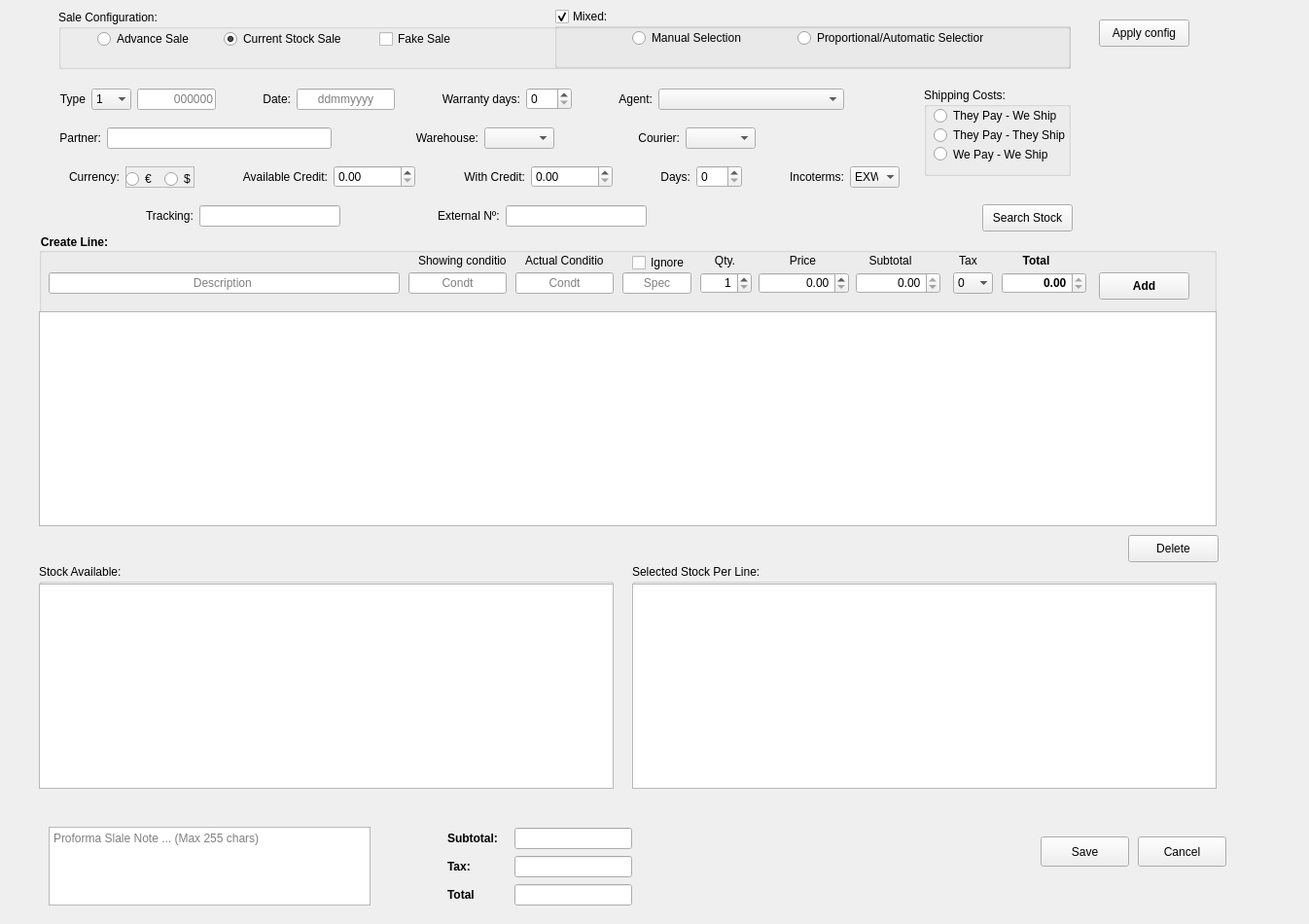
<?xml version="1.0" encoding="UTF-8"?>
<ui version="4.0">
 <class>SalesProformaForm</class>
 <widget class="QWidget" name="SalesProformaForm">
  <property name="geometry">
   <rect>
    <x>0</x>
    <y>0</y>
    <width>1346</width>
    <height>950</height>
   </rect>
  </property>
  <property name="cursor">
   <cursorShape>ArrowCursor</cursorShape>
  </property>
  <property name="windowTitle">
   <string>New Sales Proforma</string>
  </property>
  <property name="windowIcon">
   <iconset resource="../app/icons.qrc">
    <normaloff>:/proformas</normaloff>:/proformas</iconset>
  </property>
  <property name="styleSheet">
   <string notr="true"/>
  </property>
  <widget class="QGroupBox" name="groupBox">
   <property name="geometry">
    <rect>
     <x>40</x>
     <y>240</y>
     <width>1211</width>
     <height>81</height>
    </rect>
   </property>
   <property name="styleSheet">
    <string notr="true">font-weight:bold; </string>
   </property>
   <property name="title">
    <string>Create Line:</string>
   </property>
   <property name="flat">
    <bool>false</bool>
   </property>
   <property name="checkable">
    <bool>false</bool>
   </property>
   <widget class="QLineEdit" name="description">
    <property name="geometry">
     <rect>
      <x>10</x>
      <y>40</y>
      <width>361</width>
      <height>22</height>
     </rect>
    </property>
    <property name="styleSheet">
     <string notr="true">font-weight:normal; </string>
    </property>
    <property name="text">
     <string/>
    </property>
    <property name="alignment">
     <set>Qt::AlignCenter</set>
    </property>
    <property name="placeholderText">
     <string>Description </string>
    </property>
   </widget>
   <widget class="QLineEdit" name="condition">
    <property name="geometry">
     <rect>
      <x>490</x>
      <y>40</y>
      <width>101</width>
      <height>22</height>
     </rect>
    </property>
    <property name="styleSheet">
     <string notr="true">font-weight:normal; </string>
    </property>
    <property name="text">
     <string/>
    </property>
    <property name="alignment">
     <set>Qt::AlignCenter</set>
    </property>
    <property name="placeholderText">
     <string>Condt</string>
    </property>
   </widget>
   <widget class="QLineEdit" name="spec">
    <property name="geometry">
     <rect>
      <x>600</x>
      <y>40</y>
      <width>71</width>
      <height>22</height>
     </rect>
    </property>
    <property name="minimumSize">
     <size>
      <width>71</width>
      <height>22</height>
     </size>
    </property>
    <property name="maximumSize">
     <size>
      <width>71</width>
      <height>22</height>
     </size>
    </property>
    <property name="styleSheet">
     <string notr="true">font-weight:normal; </string>
    </property>
    <property name="text">
     <string/>
    </property>
    <property name="alignment">
     <set>Qt::AlignCenter</set>
    </property>
    <property name="placeholderText">
     <string>Spec</string>
    </property>
   </widget>
   <widget class="QSpinBox" name="quantity">
    <property name="geometry">
     <rect>
      <x>680</x>
      <y>40</y>
      <width>53</width>
      <height>22</height>
     </rect>
    </property>
    <property name="minimumSize">
     <size>
      <width>53</width>
      <height>22</height>
     </size>
    </property>
    <property name="maximumSize">
     <size>
      <width>53</width>
      <height>22</height>
     </size>
    </property>
    <property name="styleSheet">
     <string notr="true">font-weight:normal; </string>
    </property>
    <property name="alignment">
     <set>Qt::AlignRight|Qt::AlignTrailing|Qt::AlignVCenter</set>
    </property>
    <property name="minimum">
     <number>1</number>
    </property>
    <property name="maximum">
     <number>99999</number>
    </property>
   </widget>
   <widget class="QLabel" name="label_28">
    <property name="geometry">
     <rect>
      <x>680</x>
      <y>20</y>
      <width>51</width>
      <height>16</height>
     </rect>
    </property>
    <property name="styleSheet">
     <string notr="true">font-weight:normal; </string>
    </property>
    <property name="text">
     <string>Qty.</string>
    </property>
    <property name="alignment">
     <set>Qt::AlignCenter</set>
    </property>
   </widget>
   <widget class="QDoubleSpinBox" name="price">
    <property name="geometry">
     <rect>
      <x>740</x>
      <y>40</y>
      <width>93</width>
      <height>22</height>
     </rect>
    </property>
    <property name="minimumSize">
     <size>
      <width>93</width>
      <height>22</height>
     </size>
    </property>
    <property name="maximumSize">
     <size>
      <width>93</width>
      <height>22</height>
     </size>
    </property>
    <property name="styleSheet">
     <string notr="true">font-weight:normal; </string>
    </property>
    <property name="alignment">
     <set>Qt::AlignRight|Qt::AlignTrailing|Qt::AlignVCenter</set>
    </property>
    <property name="decimals">
     <number>2</number>
    </property>
    <property name="maximum">
     <double>999999999.990000009536743</double>
    </property>
   </widget>
   <widget class="QLabel" name="label_29">
    <property name="geometry">
     <rect>
      <x>770</x>
      <y>20</y>
      <width>31</width>
      <height>16</height>
     </rect>
    </property>
    <property name="styleSheet">
     <string notr="true">font-weight:normal; </string>
    </property>
    <property name="text">
     <string>Price</string>
    </property>
    <property name="alignment">
     <set>Qt::AlignCenter</set>
    </property>
   </widget>
   <widget class="QDoubleSpinBox" name="subtotal">
    <property name="geometry">
     <rect>
      <x>840</x>
      <y>40</y>
      <width>87</width>
      <height>22</height>
     </rect>
    </property>
    <property name="minimumSize">
     <size>
      <width>87</width>
      <height>22</height>
     </size>
    </property>
    <property name="maximumSize">
     <size>
      <width>87</width>
      <height>22</height>
     </size>
    </property>
    <property name="styleSheet">
     <string notr="true">font-weight:normal; </string>
    </property>
    <property name="alignment">
     <set>Qt::AlignRight|Qt::AlignTrailing|Qt::AlignVCenter</set>
    </property>
    <property name="readOnly">
     <bool>true</bool>
    </property>
    <property name="maximum">
     <double>99999999.989999994635582</double>
    </property>
   </widget>
   <widget class="QLabel" name="label_30">
    <property name="geometry">
     <rect>
      <x>850</x>
      <y>20</y>
      <width>51</width>
      <height>16</height>
     </rect>
    </property>
    <property name="styleSheet">
     <string notr="true">font-weight:normal; </string>
    </property>
    <property name="text">
     <string>Subtotal</string>
    </property>
    <property name="alignment">
     <set>Qt::AlignCenter</set>
    </property>
   </widget>
   <widget class="QLabel" name="label_31">
    <property name="geometry">
     <rect>
      <x>940</x>
      <y>20</y>
      <width>31</width>
      <height>16</height>
     </rect>
    </property>
    <property name="styleSheet">
     <string notr="true">font-weight:normal; </string>
    </property>
    <property name="text">
     <string>Tax</string>
    </property>
    <property name="alignment">
     <set>Qt::AlignCenter</set>
    </property>
   </widget>
   <widget class="QComboBox" name="tax">
    <property name="geometry">
     <rect>
      <x>940</x>
      <y>40</y>
      <width>41</width>
      <height>22</height>
     </rect>
    </property>
    <property name="layoutDirection">
     <enum>Qt::LeftToRight</enum>
    </property>
    <property name="styleSheet">
     <string notr="true">font-weight:normal; </string>
    </property>
    <property name="currentText">
     <string>0</string>
    </property>
    <property name="frame">
     <bool>false</bool>
    </property>
    <item>
     <property name="text">
      <string>0</string>
     </property>
    </item>
    <item>
     <property name="text">
      <string>4</string>
     </property>
    </item>
    <item>
     <property name="text">
      <string>10</string>
     </property>
    </item>
    <item>
     <property name="text">
      <string>21</string>
     </property>
    </item>
   </widget>
   <widget class="QLabel" name="label_32">
    <property name="geometry">
     <rect>
      <x>1000</x>
      <y>20</y>
      <width>51</width>
      <height>16</height>
     </rect>
    </property>
    <property name="text">
     <string>Total</string>
    </property>
    <property name="alignment">
     <set>Qt::AlignCenter</set>
    </property>
   </widget>
   <widget class="QDoubleSpinBox" name="total">
    <property name="geometry">
     <rect>
      <x>990</x>
      <y>40</y>
      <width>87</width>
      <height>22</height>
     </rect>
    </property>
    <property name="minimumSize">
     <size>
      <width>87</width>
      <height>22</height>
     </size>
    </property>
    <property name="maximumSize">
     <size>
      <width>87</width>
      <height>22</height>
     </size>
    </property>
    <property name="alignment">
     <set>Qt::AlignRight|Qt::AlignTrailing|Qt::AlignVCenter</set>
    </property>
    <property name="readOnly">
     <bool>true</bool>
    </property>
    <property name="maximum">
     <double>99999999.989999994635582</double>
    </property>
   </widget>
   <widget class="QPushButton" name="addButton">
    <property name="geometry">
     <rect>
      <x>1090</x>
      <y>40</y>
      <width>93</width>
      <height>28</height>
     </rect>
    </property>
    <property name="text">
     <string>Add</string>
    </property>
   </widget>
   <widget class="QCheckBox" name="ignore">
    <property name="geometry">
     <rect>
      <x>610</x>
      <y>20</y>
      <width>61</width>
      <height>20</height>
     </rect>
    </property>
    <property name="styleSheet">
     <string notr="true">font-weight:normal</string>
    </property>
    <property name="text">
     <string>Ignore</string>
    </property>
   </widget>
   <widget class="QLineEdit" name="showing_condition">
    <property name="geometry">
     <rect>
      <x>380</x>
      <y>40</y>
      <width>101</width>
      <height>22</height>
     </rect>
    </property>
    <property name="styleSheet">
     <string notr="true">font-weight:normal; </string>
    </property>
    <property name="text">
     <string/>
    </property>
    <property name="alignment">
     <set>Qt::AlignCenter</set>
    </property>
    <property name="placeholderText">
     <string>Condt</string>
    </property>
   </widget>
   <widget class="QLabel" name="label">
    <property name="geometry">
     <rect>
      <x>390</x>
      <y>20</y>
      <width>91</width>
      <height>16</height>
     </rect>
    </property>
    <property name="styleSheet">
     <string notr="true">font-weight:normal</string>
    </property>
    <property name="text">
     <string>Showing condition</string>
    </property>
   </widget>
   <widget class="QLabel" name="label_9">
    <property name="geometry">
     <rect>
      <x>500</x>
      <y>20</y>
      <width>81</width>
      <height>16</height>
     </rect>
    </property>
    <property name="styleSheet">
     <string notr="true">font-weight:normal</string>
    </property>
    <property name="text">
     <string>Actual Condition</string>
    </property>
   </widget>
  </widget>
  <widget class="QTableView" name="lines_view">
   <property name="geometry">
    <rect>
     <x>40</x>
     <y>320</y>
     <width>1211</width>
     <height>221</height>
    </rect>
   </property>
  </widget>
  <widget class="QWidget" name="layoutWidget">
   <property name="geometry">
    <rect>
     <x>460</x>
     <y>850</y>
     <width>190</width>
     <height>82</height>
    </rect>
   </property>
   <layout class="QGridLayout" name="gridLayout_4">
    <item row="0" column="0">
     <widget class="QLabel" name="label_33">
      <property name="layoutDirection">
       <enum>Qt::LeftToRight</enum>
      </property>
      <property name="styleSheet">
       <string notr="true">font-weight:bold; </string>
      </property>
      <property name="text">
       <string>Subtotal:</string>
      </property>
     </widget>
    </item>
    <item row="0" column="1">
     <widget class="QLineEdit" name="subtotal_proforma">
      <property name="minimumSize">
       <size>
        <width>121</width>
        <height>22</height>
       </size>
      </property>
      <property name="maximumSize">
       <size>
        <width>121</width>
        <height>22</height>
       </size>
      </property>
      <property name="layoutDirection">
       <enum>Qt::LeftToRight</enum>
      </property>
      <property name="readOnly">
       <bool>true</bool>
      </property>
     </widget>
    </item>
    <item row="1" column="0">
     <widget class="QLabel" name="label_34">
      <property name="layoutDirection">
       <enum>Qt::LeftToRight</enum>
      </property>
      <property name="styleSheet">
       <string notr="true">font-weight:bold; </string>
      </property>
      <property name="text">
       <string>Tax:</string>
      </property>
     </widget>
    </item>
    <item row="2" column="0">
     <widget class="QLabel" name="label_35">
      <property name="layoutDirection">
       <enum>Qt::LeftToRight</enum>
      </property>
      <property name="styleSheet">
       <string notr="true">font-weight:bold; </string>
      </property>
      <property name="text">
       <string>Total </string>
      </property>
     </widget>
    </item>
    <item row="2" column="1">
     <widget class="QLineEdit" name="proforma_total">
      <property name="minimumSize">
       <size>
        <width>121</width>
        <height>22</height>
       </size>
      </property>
      <property name="maximumSize">
       <size>
        <width>121</width>
        <height>22</height>
       </size>
      </property>
      <property name="layoutDirection">
       <enum>Qt::LeftToRight</enum>
      </property>
      <property name="readOnly">
       <bool>true</bool>
      </property>
     </widget>
    </item>
    <item row="1" column="1">
     <widget class="QLineEdit" name="proforma_tax">
      <property name="minimumSize">
       <size>
        <width>121</width>
        <height>22</height>
       </size>
      </property>
      <property name="maximumSize">
       <size>
        <width>121</width>
        <height>22</height>
       </size>
      </property>
      <property name="layoutDirection">
       <enum>Qt::LeftToRight</enum>
      </property>
      <property name="readOnly">
       <bool>true</bool>
      </property>
     </widget>
    </item>
   </layout>
  </widget>
  <widget class="QWidget" name="layoutWidget">
   <property name="geometry">
    <rect>
     <x>61</x>
     <y>130</y>
     <width>716</width>
     <height>24</height>
    </rect>
   </property>
   <layout class="QHBoxLayout" name="horizontalLayout">
    <item>
     <widget class="QLabel" name="label_4">
      <property name="text">
       <string>Partner:</string>
      </property>
      <property name="alignment">
       <set>Qt::AlignRight|Qt::AlignTrailing|Qt::AlignVCenter</set>
      </property>
     </widget>
    </item>
    <item>
     <widget class="QLineEdit" name="partner">
      <property name="minimumSize">
       <size>
        <width>231</width>
        <height>22</height>
       </size>
      </property>
      <property name="maximumSize">
       <size>
        <width>231</width>
        <height>22</height>
       </size>
      </property>
     </widget>
    </item>
    <item>
     <spacer name="horizontalSpacer">
      <property name="orientation">
       <enum>Qt::Horizontal</enum>
      </property>
      <property name="sizeHint" stdset="0">
       <size>
        <width>58</width>
        <height>20</height>
       </size>
      </property>
     </spacer>
    </item>
    <item>
     <widget class="QLabel" name="label_6">
      <property name="text">
       <string>Warehouse:</string>
      </property>
      <property name="alignment">
       <set>Qt::AlignRight|Qt::AlignTrailing|Qt::AlignVCenter</set>
      </property>
     </widget>
    </item>
    <item>
     <widget class="QComboBox" name="warehouse"/>
    </item>
    <item>
     <spacer name="horizontalSpacer_2">
      <property name="orientation">
       <enum>Qt::Horizontal</enum>
      </property>
      <property name="sizeHint" stdset="0">
       <size>
        <width>58</width>
        <height>20</height>
       </size>
      </property>
     </spacer>
    </item>
    <item>
     <widget class="QLabel" name="label_8">
      <property name="text">
       <string>Courier:</string>
      </property>
      <property name="alignment">
       <set>Qt::AlignRight|Qt::AlignTrailing|Qt::AlignVCenter</set>
      </property>
     </widget>
    </item>
    <item>
     <widget class="QComboBox" name="courier"/>
    </item>
   </layout>
  </widget>
  <widget class="QWidget" name="layoutWidget">
   <property name="geometry">
    <rect>
     <x>61</x>
     <y>90</y>
     <width>807</width>
     <height>24</height>
    </rect>
   </property>
   <layout class="QHBoxLayout" name="horizontalLayout_2">
    <item>
     <widget class="QLabel" name="label_2">
      <property name="layoutDirection">
       <enum>Qt::LeftToRight</enum>
      </property>
      <property name="text">
       <string>Type</string>
      </property>
      <property name="alignment">
       <set>Qt::AlignRight|Qt::AlignTrailing|Qt::AlignVCenter</set>
      </property>
     </widget>
    </item>
    <item>
     <widget class="QComboBox" name="type">
      <property name="minimumSize">
       <size>
        <width>41</width>
        <height>22</height>
       </size>
      </property>
      <property name="maximumSize">
       <size>
        <width>41</width>
        <height>22</height>
       </size>
      </property>
      <property name="frame">
       <bool>false</bool>
      </property>
      <item>
       <property name="text">
        <string>1</string>
       </property>
      </item>
      <item>
       <property name="text">
        <string>2</string>
       </property>
      </item>
      <item>
       <property name="text">
        <string>3</string>
       </property>
      </item>
      <item>
       <property name="text">
        <string>4</string>
       </property>
      </item>
      <item>
       <property name="text">
        <string>5</string>
       </property>
      </item>
      <item>
       <property name="text">
        <string>6</string>
       </property>
      </item>
     </widget>
    </item>
    <item>
     <widget class="QLineEdit" name="number">
      <property name="minimumSize">
       <size>
        <width>81</width>
        <height>20</height>
       </size>
      </property>
      <property name="maximumSize">
       <size>
        <width>81</width>
        <height>22</height>
       </size>
      </property>
      <property name="layoutDirection">
       <enum>Qt::LeftToRight</enum>
      </property>
      <property name="alignment">
       <set>Qt::AlignRight|Qt::AlignTrailing|Qt::AlignVCenter</set>
      </property>
      <property name="placeholderText">
       <string>000000</string>
      </property>
     </widget>
    </item>
    <item>
     <spacer name="horizontalSpacer_3">
      <property name="orientation">
       <enum>Qt::Horizontal</enum>
      </property>
      <property name="sizeHint" stdset="0">
       <size>
        <width>28</width>
        <height>20</height>
       </size>
      </property>
     </spacer>
    </item>
    <item>
     <widget class="QLabel" name="label_3">
      <property name="text">
       <string>Date:</string>
      </property>
      <property name="alignment">
       <set>Qt::AlignRight|Qt::AlignTrailing|Qt::AlignVCenter</set>
      </property>
     </widget>
    </item>
    <item>
     <widget class="QLineEdit" name="date">
      <property name="minimumSize">
       <size>
        <width>101</width>
        <height>22</height>
       </size>
      </property>
      <property name="maximumSize">
       <size>
        <width>101</width>
        <height>22</height>
       </size>
      </property>
      <property name="alignment">
       <set>Qt::AlignCenter</set>
      </property>
      <property name="placeholderText">
       <string>ddmmyyyy</string>
      </property>
     </widget>
    </item>
    <item>
     <spacer name="horizontalSpacer_4">
      <property name="orientation">
       <enum>Qt::Horizontal</enum>
      </property>
      <property name="sizeHint" stdset="0">
       <size>
        <width>28</width>
        <height>20</height>
       </size>
      </property>
     </spacer>
    </item>
    <item>
     <widget class="QLabel" name="label_16">
      <property name="text">
       <string>Warranty days:</string>
      </property>
      <property name="alignment">
       <set>Qt::AlignRight|Qt::AlignTrailing|Qt::AlignVCenter</set>
      </property>
     </widget>
    </item>
    <item>
     <widget class="QSpinBox" name="warranty">
      <property name="maximum">
       <number>999</number>
      </property>
     </widget>
    </item>
    <item>
     <spacer name="horizontalSpacer_5">
      <property name="orientation">
       <enum>Qt::Horizontal</enum>
      </property>
      <property name="sizeHint" stdset="0">
       <size>
        <width>28</width>
        <height>20</height>
       </size>
      </property>
     </spacer>
    </item>
    <item>
     <widget class="QLabel" name="label_5">
      <property name="text">
       <string>Agent:</string>
      </property>
      <property name="alignment">
       <set>Qt::AlignRight|Qt::AlignTrailing|Qt::AlignVCenter</set>
      </property>
     </widget>
    </item>
    <item>
     <widget class="QComboBox" name="agent">
      <property name="minimumSize">
       <size>
        <width>191</width>
        <height>22</height>
       </size>
      </property>
      <property name="maximumSize">
       <size>
        <width>191</width>
        <height>22</height>
       </size>
      </property>
     </widget>
    </item>
   </layout>
  </widget>
  <widget class="QWidget" name="layoutWidget">
   <property name="geometry">
    <rect>
     <x>71</x>
     <y>170</y>
     <width>854</width>
     <height>24</height>
    </rect>
   </property>
   <layout class="QHBoxLayout" name="horizontalLayout_3">
    <item>
     <widget class="QLabel" name="label_10">
      <property name="text">
       <string>Currency:</string>
      </property>
      <property name="alignment">
       <set>Qt::AlignRight|Qt::AlignTrailing|Qt::AlignVCenter</set>
      </property>
     </widget>
    </item>
    <item>
     <widget class="QFrame" name="frame_2">
      <property name="minimumSize">
       <size>
        <width>71</width>
        <height>22</height>
       </size>
      </property>
      <property name="maximumSize">
       <size>
        <width>71</width>
        <height>22</height>
       </size>
      </property>
      <property name="frameShape">
       <enum>QFrame::StyledPanel</enum>
      </property>
      <property name="frameShadow">
       <enum>QFrame::Raised</enum>
      </property>
      <widget class="QRadioButton" name="eur">
       <property name="geometry">
        <rect>
         <x>0</x>
         <y>4</y>
         <width>31</width>
         <height>18</height>
        </rect>
       </property>
       <property name="text">
        <string>€</string>
       </property>
      </widget>
      <widget class="QRadioButton" name="usd">
       <property name="geometry">
        <rect>
         <x>40</x>
         <y>4</y>
         <width>31</width>
         <height>18</height>
        </rect>
       </property>
       <property name="text">
        <string>$</string>
       </property>
      </widget>
     </widget>
    </item>
    <item>
     <spacer name="horizontalSpacer_6">
      <property name="orientation">
       <enum>Qt::Horizontal</enum>
      </property>
      <property name="sizeHint" stdset="0">
       <size>
        <width>40</width>
        <height>20</height>
       </size>
      </property>
     </spacer>
    </item>
    <item>
     <widget class="QLabel" name="label_12">
      <property name="text">
       <string>Available Credit:</string>
      </property>
      <property name="alignment">
       <set>Qt::AlignRight|Qt::AlignTrailing|Qt::AlignVCenter</set>
      </property>
     </widget>
    </item>
    <item>
     <widget class="QDoubleSpinBox" name="available_credit">
      <property name="maximum">
       <double>9999999.000000000000000</double>
      </property>
     </widget>
    </item>
    <item>
     <spacer name="horizontalSpacer_7">
      <property name="orientation">
       <enum>Qt::Horizontal</enum>
      </property>
      <property name="sizeHint" stdset="0">
       <size>
        <width>13</width>
        <height>20</height>
       </size>
      </property>
     </spacer>
    </item>
    <item>
     <widget class="QLabel" name="label_13">
      <property name="text">
       <string>With Credit:</string>
      </property>
      <property name="alignment">
       <set>Qt::AlignRight|Qt::AlignTrailing|Qt::AlignVCenter</set>
      </property>
     </widget>
    </item>
    <item>
     <widget class="QDoubleSpinBox" name="credit">
      <property name="maximum">
       <double>9999999.000000000000000</double>
      </property>
     </widget>
    </item>
    <item>
     <spacer name="horizontalSpacer_8">
      <property name="orientation">
       <enum>Qt::Horizontal</enum>
      </property>
      <property name="sizeHint" stdset="0">
       <size>
        <width>28</width>
        <height>20</height>
       </size>
      </property>
     </spacer>
    </item>
    <item>
     <widget class="QLabel" name="label_14">
      <property name="text">
       <string>Days:</string>
      </property>
      <property name="alignment">
       <set>Qt::AlignRight|Qt::AlignTrailing|Qt::AlignVCenter</set>
      </property>
     </widget>
    </item>
    <item>
     <widget class="QSpinBox" name="days">
      <property name="maximum">
       <number>999</number>
      </property>
     </widget>
    </item>
    <item>
     <spacer name="horizontalSpacer_9">
      <property name="orientation">
       <enum>Qt::Horizontal</enum>
      </property>
      <property name="sizeHint" stdset="0">
       <size>
        <width>18</width>
        <height>20</height>
       </size>
      </property>
     </spacer>
    </item>
    <item>
     <widget class="QLabel" name="label_11">
      <property name="text">
       <string>Incoterms:</string>
      </property>
      <property name="alignment">
       <set>Qt::AlignRight|Qt::AlignTrailing|Qt::AlignVCenter</set>
      </property>
     </widget>
    </item>
    <item>
     <widget class="QComboBox" name="incoterms">
      <property name="minimumSize">
       <size>
        <width>51</width>
        <height>22</height>
       </size>
      </property>
      <property name="maximumSize">
       <size>
        <width>51</width>
        <height>22</height>
       </size>
      </property>
      <property name="iconSize">
       <size>
        <width>16</width>
        <height>16</height>
       </size>
      </property>
      <property name="frame">
       <bool>false</bool>
      </property>
      <item>
       <property name="text">
        <string>EXW</string>
       </property>
      </item>
      <item>
       <property name="text">
        <string>FOB</string>
       </property>
      </item>
      <item>
       <property name="text">
        <string>CIF</string>
       </property>
      </item>
      <item>
       <property name="text">
        <string>CIP</string>
       </property>
      </item>
      <item>
       <property name="text">
        <string>DAP</string>
       </property>
      </item>
      <item>
       <property name="text">
        <string>DAT</string>
       </property>
      </item>
     </widget>
    </item>
   </layout>
  </widget>
  <widget class="QWidget" name="layoutWidget">
   <property name="geometry">
    <rect>
     <x>150</x>
     <y>210</y>
     <width>200</width>
     <height>24</height>
    </rect>
   </property>
   <layout class="QHBoxLayout" name="horizontalLayout_4">
    <item>
     <widget class="QLabel" name="label_7">
      <property name="text">
       <string>Tracking:</string>
      </property>
     </widget>
    </item>
    <item>
     <widget class="QLineEdit" name="tracking"/>
    </item>
   </layout>
  </widget>
  <widget class="QWidget" name="layoutWidget">
   <property name="geometry">
    <rect>
     <x>450</x>
     <y>210</y>
     <width>215</width>
     <height>24</height>
    </rect>
   </property>
   <layout class="QHBoxLayout" name="horizontalLayout_5">
    <item>
     <widget class="QLabel" name="label_15">
      <property name="text">
       <string>External Nº:</string>
      </property>
     </widget>
    </item>
    <item>
     <widget class="QLineEdit" name="external"/>
    </item>
   </layout>
  </widget>
  <widget class="QTextEdit" name="note">
   <property name="geometry">
    <rect>
     <x>50</x>
     <y>850</y>
     <width>331</width>
     <height>81</height>
    </rect>
   </property>
   <property name="placeholderText">
    <string>Proforma Slale Note ... (Max 255 chars)</string>
   </property>
  </widget>
  <widget class="QPushButton" name="search">
   <property name="geometry">
    <rect>
     <x>1010</x>
     <y>210</y>
     <width>93</width>
     <height>28</height>
    </rect>
   </property>
   <property name="text">
    <string>Search Stock</string>
   </property>
  </widget>
  <widget class="QGroupBox" name="groupBox_2">
   <property name="geometry">
    <rect>
     <x>950</x>
     <y>90</y>
     <width>151</width>
     <height>91</height>
    </rect>
   </property>
   <property name="title">
    <string>Shipping Costs:</string>
   </property>
   <widget class="QRadioButton" name="they_pay_they_ship">
    <property name="geometry">
     <rect>
      <x>10</x>
      <y>40</y>
      <width>151</width>
      <height>18</height>
     </rect>
    </property>
    <property name="text">
     <string>They Pay - They Ship</string>
    </property>
   </widget>
   <widget class="QRadioButton" name="we_pay_we_ship">
    <property name="geometry">
     <rect>
      <x>10</x>
      <y>60</y>
      <width>151</width>
      <height>17</height>
     </rect>
    </property>
    <property name="text">
     <string>We Pay - We Ship</string>
    </property>
   </widget>
   <widget class="QRadioButton" name="they_pay_we_ship">
    <property name="geometry">
     <rect>
      <x>10</x>
      <y>20</y>
      <width>141</width>
      <height>18</height>
     </rect>
    </property>
    <property name="text">
     <string>They Pay - We Ship</string>
    </property>
   </widget>
  </widget>
  <widget class="QPushButton" name="deleteButton">
   <property name="geometry">
    <rect>
     <x>1160</x>
     <y>550</y>
     <width>93</width>
     <height>28</height>
    </rect>
   </property>
   <property name="text">
    <string>Delete</string>
   </property>
  </widget>
  <widget class="QPushButton" name="cancel">
   <property name="geometry">
    <rect>
     <x>1170</x>
     <y>860</y>
     <width>91</width>
     <height>31</height>
    </rect>
   </property>
   <property name="text">
    <string>Cancel</string>
   </property>
  </widget>
  <widget class="QPushButton" name="save">
   <property name="geometry">
    <rect>
     <x>1070</x>
     <y>860</y>
     <width>91</width>
     <height>31</height>
    </rect>
   </property>
   <property name="text">
    <string>Save</string>
   </property>
  </widget>
  <widget class="QGroupBox" name="groupBox_3">
   <property name="geometry">
    <rect>
     <x>60</x>
     <y>10</y>
     <width>1041</width>
     <height>61</height>
    </rect>
   </property>
   <property name="title">
    <string>Sale Configuration:</string>
   </property>
   <widget class="QRadioButton" name="normal_sale">
    <property name="geometry">
     <rect>
      <x>170</x>
      <y>20</y>
      <width>121</width>
      <height>20</height>
     </rect>
    </property>
    <property name="text">
     <string>Current Stock Sale</string>
    </property>
    <property name="checked">
     <bool>true</bool>
    </property>
   </widget>
   <widget class="QRadioButton" name="advance_sale">
    <property name="geometry">
     <rect>
      <x>40</x>
      <y>20</y>
      <width>101</width>
      <height>20</height>
     </rect>
    </property>
    <property name="text">
     <string>Advance Sale</string>
    </property>
   </widget>
   <widget class="QCheckBox" name="fake">
    <property name="geometry">
     <rect>
      <x>330</x>
      <y>20</y>
      <width>101</width>
      <height>20</height>
     </rect>
    </property>
    <property name="text">
     <string>Fake Sale</string>
    </property>
   </widget>
  </widget>
  <widget class="QGroupBox" name="mixed">
   <property name="geometry">
    <rect>
     <x>570</x>
     <y>9</y>
     <width>531</width>
     <height>61</height>
    </rect>
   </property>
   <property name="title">
    <string>Mixed:</string>
   </property>
   <property name="checkable">
    <bool>true</bool>
   </property>
   <widget class="QRadioButton" name="manual">
    <property name="geometry">
     <rect>
      <x>80</x>
      <y>20</y>
      <width>121</width>
      <height>20</height>
     </rect>
    </property>
    <property name="text">
     <string>Manual Selection</string>
    </property>
   </widget>
   <widget class="QRadioButton" name="proportional">
    <property name="geometry">
     <rect>
      <x>250</x>
      <y>20</y>
      <width>191</width>
      <height>20</height>
     </rect>
    </property>
    <property name="text">
     <string>Proportional/Automatic Selection</string>
    </property>
   </widget>
  </widget>
  <widget class="QPushButton" name="apply_config">
   <property name="geometry">
    <rect>
     <x>1130</x>
     <y>20</y>
     <width>93</width>
     <height>28</height>
    </rect>
   </property>
   <property name="text">
    <string>Apply config</string>
   </property>
  </widget>
  <widget class="QGroupBox" name="groupBox_4">
   <property name="geometry">
    <rect>
     <x>650</x>
     <y>580</y>
     <width>601</width>
     <height>231</height>
    </rect>
   </property>
   <property name="title">
    <string>Selected Stock Per Line:</string>
   </property>
   <widget class="QTableView" name="selected_stock_view">
    <property name="geometry">
     <rect>
      <x>0</x>
      <y>20</y>
      <width>601</width>
      <height>211</height>
     </rect>
    </property>
   </widget>
  </widget>
  <widget class="QGroupBox" name="groupBox_5">
   <property name="geometry">
    <rect>
     <x>40</x>
     <y>580</y>
     <width>591</width>
     <height>231</height>
    </rect>
   </property>
   <property name="title">
    <string>Stock Available:</string>
   </property>
   <widget class="QTableView" name="stock_view">
    <property name="geometry">
     <rect>
      <x>0</x>
      <y>20</y>
      <width>591</width>
      <height>211</height>
     </rect>
    </property>
   </widget>
  </widget>
 </widget>
 <tabstops>
  <tabstop>type</tabstop>
  <tabstop>number</tabstop>
  <tabstop>date</tabstop>
  <tabstop>partner</tabstop>
  <tabstop>they_pay_they_ship</tabstop>
  <tabstop>eur</tabstop>
  <tabstop>usd</tabstop>
  <tabstop>incoterms</tabstop>
  <tabstop>stock_view</tabstop>
  <tabstop>lines_view</tabstop>
  <tabstop>description</tabstop>
  <tabstop>condition</tabstop>
  <tabstop>spec</tabstop>
  <tabstop>quantity</tabstop>
  <tabstop>price</tabstop>
  <tabstop>subtotal</tabstop>
  <tabstop>tax</tabstop>
  <tabstop>total</tabstop>
  <tabstop>subtotal_proforma</tabstop>
  <tabstop>proforma_total</tabstop>
  <tabstop>proforma_tax</tabstop>
  <tabstop>we_pay_we_ship</tabstop>
  <tabstop>they_pay_we_ship</tabstop>
  <tabstop>warehouse</tabstop>
  <tabstop>courier</tabstop>
  <tabstop>warranty</tabstop>
  <tabstop>agent</tabstop>
  <tabstop>available_credit</tabstop>
  <tabstop>credit</tabstop>
  <tabstop>days</tabstop>
 </tabstops>
 <resources>
  <include location="../app/icons.qrc"/>
 </resources>
 <connections>
  <connection>
   <sender>cancel</sender>
   <signal>clicked()</signal>
   <receiver>SalesProformaForm</receiver>
   <slot>close()</slot>
   <hints>
    <hint type="sourcelabel">
     <x>1078</x>
     <y>834</y>
    </hint>
    <hint type="destinationlabel">
     <x>1217</x>
     <y>805</y>
    </hint>
   </hints>
  </connection>
 </connections>
</ui>
